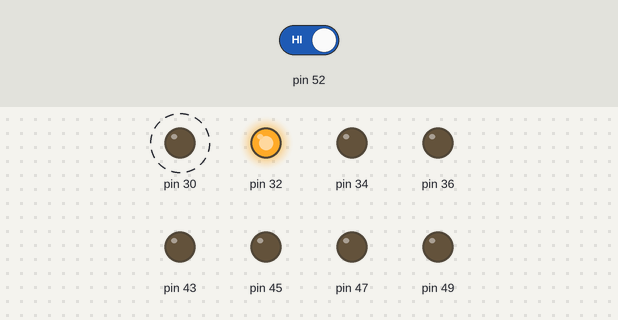
This sketch was run on a simulated Arduino Mega 2560, built with avr-gcc and run on an emulated ATmega2560. On the bench: output pins drawn as LEDs (lit = HIGH). Dashed ring = blinking. The inputs (shaded band) are chosen by the test bench; at power-on: pin 52 HIGH.

Above: at 1.3 s.
1.4 s: pin 52 driven LOW
At 1.62 s:
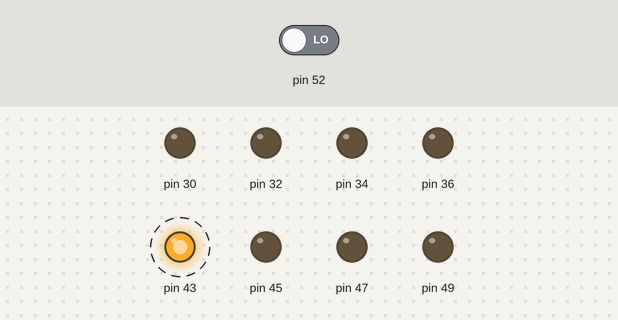
At 2.12 s:
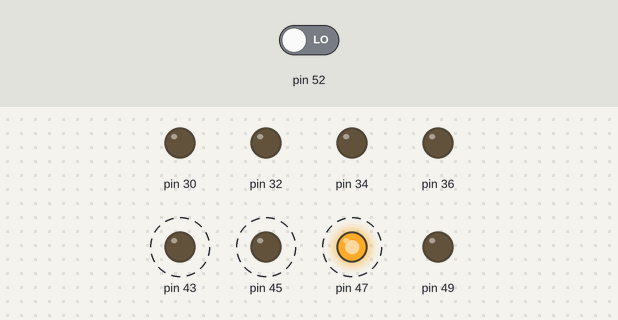
4.4 s: pin 52 driven HIGH
At 4.62 s:
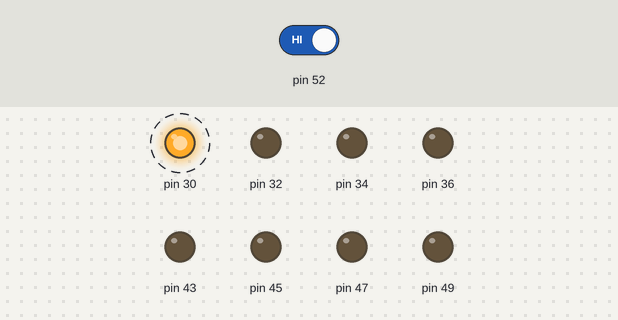
Timing chart, 0 to 13.4 s (numbered marks = the images above; inputs shaded):
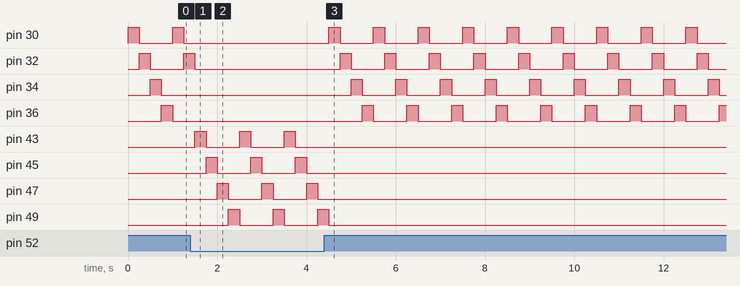

Measured:
- after the input at 1.4 s, pin 30: stops changing and stays LOW; pin 32: goes on until 1.5 s, then stays LOW
- after the input at 4.4 s, pin 30: alternates HIGH for 0.25 s and LOW for 0.75 s, starting after 0.10 s; pin 32: alternates HIGH for 0.25 s and LOW for 0.75 s, starting after 0.35 s
- by itself, pin 30: alternates HIGH for 0.25 s and LOW for 0.75 s

The sketch:

IR_and_LED_Knight_Rider.ino
```cpp
void setup() {
  // 52 is for IR
  // 30, 32, 34, 36 is for yellow LED
  // 43, 45, 47, 49 is for red LED
  pinMode(52, INPUT);
  pinMode(30, OUTPUT);
  pinMode(32, OUTPUT);
  pinMode(34, OUTPUT);
  pinMode(36, OUTPUT);
  pinMode(43, OUTPUT);
  pinMode(45, OUTPUT);
  pinMode(47, OUTPUT);
  pinMode(49, OUTPUT);
}


void loop() {
  int time = 250;

  if(digitalRead(52) == LOW) {
    // if rays gets it's reflection (white surface) the red light is going to turn on and yellow will offed
    for(int j=43; j<50; j=j+2) {
      digitalWrite(j, HIGH);
      delay(time);
      digitalWrite(j, LOW);
      if(digitalRead(52) == HIGH){
        break;
      }
    }

    for(int i=30; i<37; i=i+2) {
      digitalWrite(i, LOW);
      if(digitalRead(52) == HIGH){
        break;
      }
    }

  }
  else{
    // if rays doesn't get it's reflection (black surface or no obstacle) the yellow light is going to turn on and red will offed
    for(int k=30; k<37; k=k+2) {
      digitalWrite(k, HIGH);
      delay(time);
      digitalWrite(k, LOW);
      if(digitalRead(52) == LOW){
        break;
      }
    }

    for(int l=43; l<50; l=l+2) {
      digitalWrite(l, LOW);
      if(digitalRead(52) == HIGH){
        break;

      }
    }
  }
}
```
